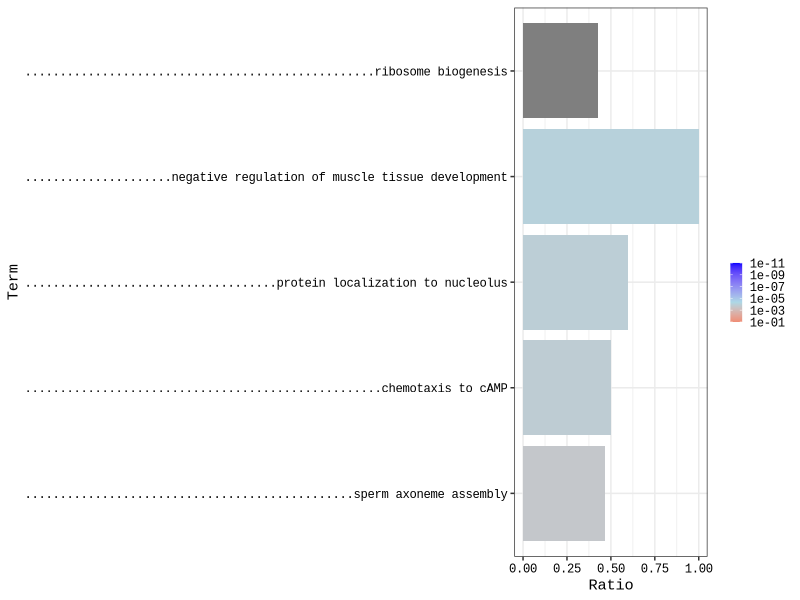
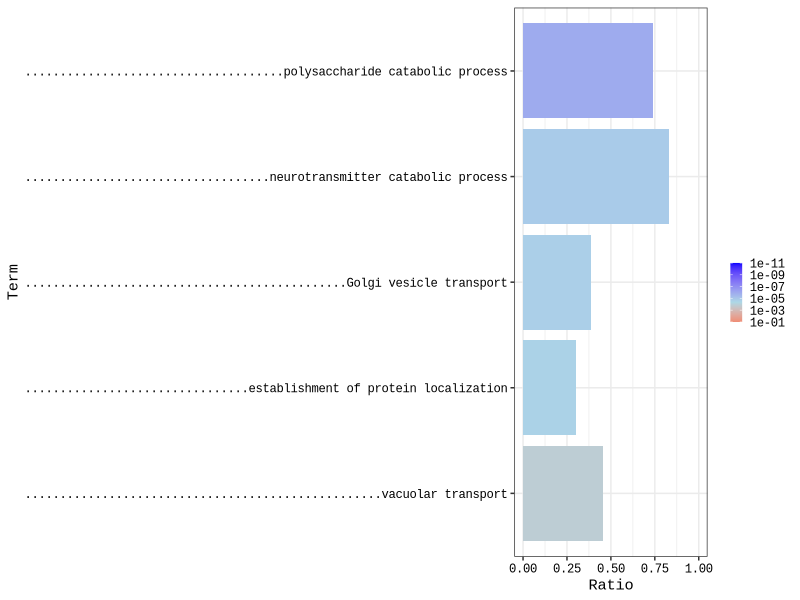
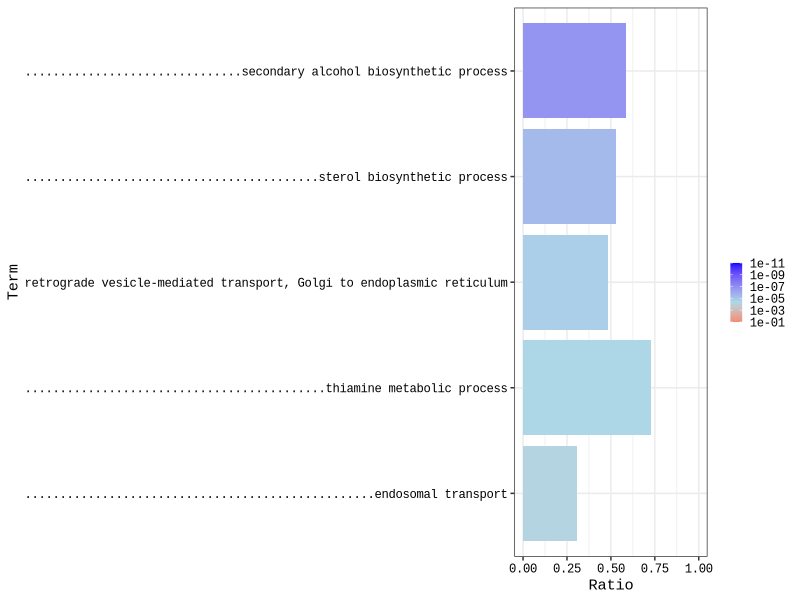
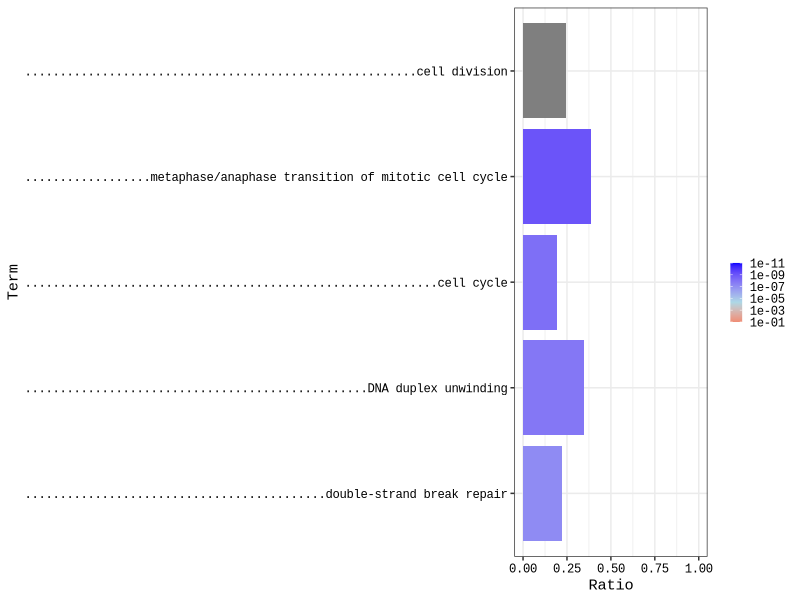
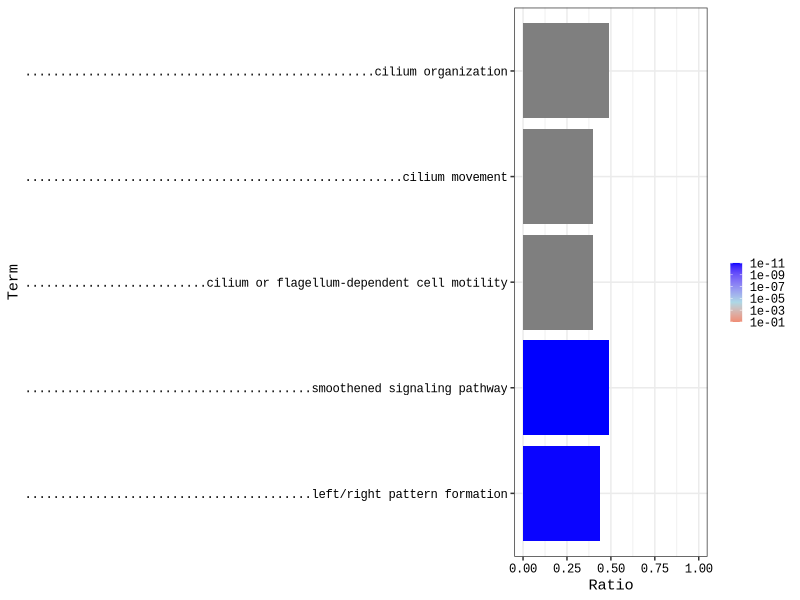
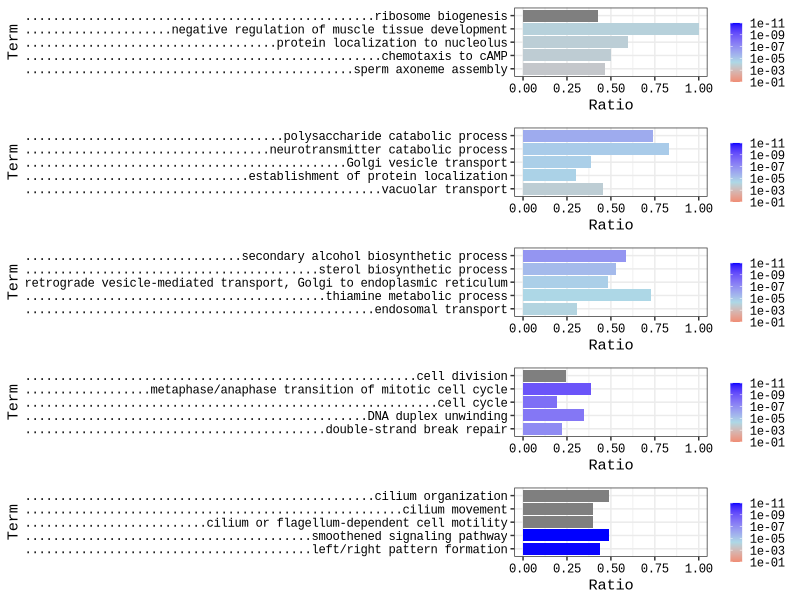
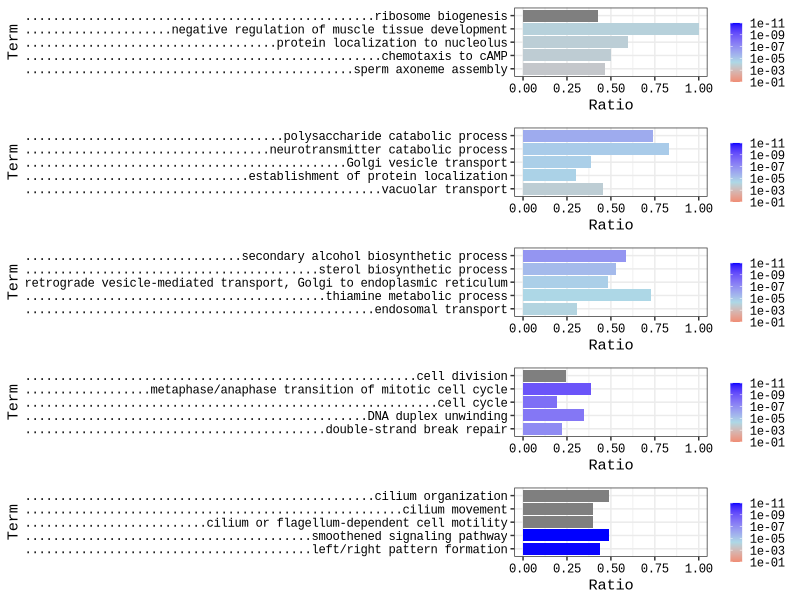

Reproduce these figures in R, in order.
###This code will make a plot similar to Figure 2B from the manuscript. 

###Can be run with provided GO data tables in the /GOtables directory

#Or: all required data can be generated using the two following scripts
#First run: "Cperk_TimeCourse_DEGanalyses.R" to create scaled gene matrix and clustering objects
#Next run: "Cperk_TimeCourse_GOanalyses.R" to create GO tables for plotting.

#libraries needed
library(ggplot2)
library(DBI)
library(gridExtra)
library(Cairo)
library(scales)

###clusters renumbered based on expression patterns after initial random assignment (reproducible seed=20).
#Old Cluster 5 becomes Cluster 1
#Old Cluster 2 remains Cluster 2
#Old Cluster 1 becomes Cluster 3
#Old Cluster 3 becomes Cluster 4
#Old Cluster 4 becomes Cluster 5

###read in GO tables for plotting
c1<-read.table("GOtables/5_GOPBtbls.txt",sep="\t",header=T)
c2<-read.table("GOtables/2_GOPBtbls.txt",sep="\t",header=T)
c3<-read.table("GOtables/1_GOPBtbls.txt",sep="\t",header=T)
c4<-read.table("GOtables/3_GOPBtbls.txt",sep="\t",header=T)
c5<-read.table("GOtables/4_GOPBtbls.txt",sep="\t",header=T)

all_labels<-rbind(c1[1:5,],c2[1:5,],c3[1:5,],c4[1:5,],c5[1:5,])$Term

###define a function to plot the GO data
plotOGs<-function(x){
y = "Ratio"
df<-x[1:5,]
df$Ratio<-df$Significant/df$Annotated
colnames(df)[4]<-"Count"
colnames(df)[6]<-"Scores"
df$Scores<-as.numeric(gsub("< ","",df$Scores))

# Find the length of the longest label
max_length <- max(nchar(as.character(all_labels)))
  
# Pad all labels to have the same length, right-justified, using a specific character (e.g., '.')
df$Term <- factor(sapply(as.character(df$Term), function(t) {
  padding_length <- max_length - nchar(t)
  padding <- paste(rep(".", padding_length), collapse = "")
  paste0(padding, t)
}))

# Define variable mapping
map <- aes_string(x = "Term", y = y, fill = "Scores")
df$Term <- factor(df$Term, levels = df$Term[order(-df$Scores)])
  
my_breaks = c(1e-1, 1e-3, 1e-5, 1e-7, 1e-9, 1e-11)

# Make the ggplot
p <- ggplot(df, map) + geom_bar(stat = "identity") + coord_flip() + theme_bw() + ylim(0,1) +
scale_fill_gradient2(low = "blue",mid = "lightblue", high = "red",trans = "log",midpoint=-10,breaks=my_breaks,limits=c(1e-11, 1e-1)) +
guides(fill = guide_colorbar(title = "", reverse = TRUE))+
theme(legend.key.size = unit(3, 'mm'))

# Adjust theme components
p <- p + theme(axis.text.x = element_text(colour = "black", vjust = 1), 
text = element_text(family = "Courier New"), # Set font family to Courier
axis.text.y = element_text(colour = "black", hjust = 1),
axis.title = element_text(color = "black", margin = margin(10, 5, 0, 0)),
axis.title.y = element_text(angle = 90))

print(p)
}

p1<-plotOGs(c1)
p2<-plotOGs(c2)
p3<-plotOGs(c3)
p4<-plotOGs(c4)
p5<-plotOGs(c5)

#plot to screen using grid.arrange (from gridExtra)
grid.arrange(p1, p2, p3, p4, p5, nrow = 5)

###make a pdf--aligns plots.
CairoPDF("GOplots.pdf", width = 11, height = 8.5) # Adjust size as needed

# Arrange and plot using grid.arrange
grid.arrange(p1, p2, p3, p4, p5, nrow = 5)

# Close the PDF device
dev.off()
